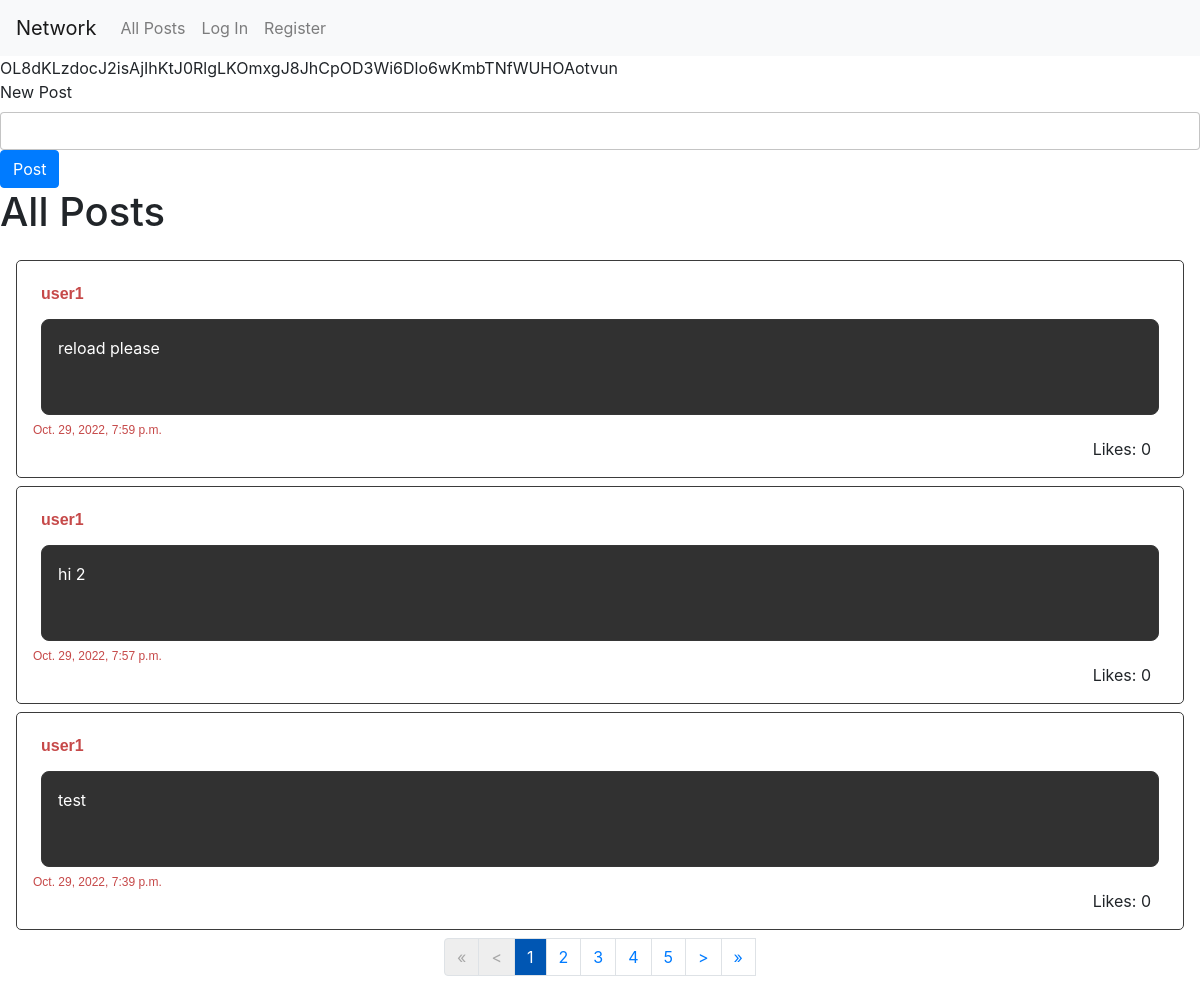
The app's page /, older data.
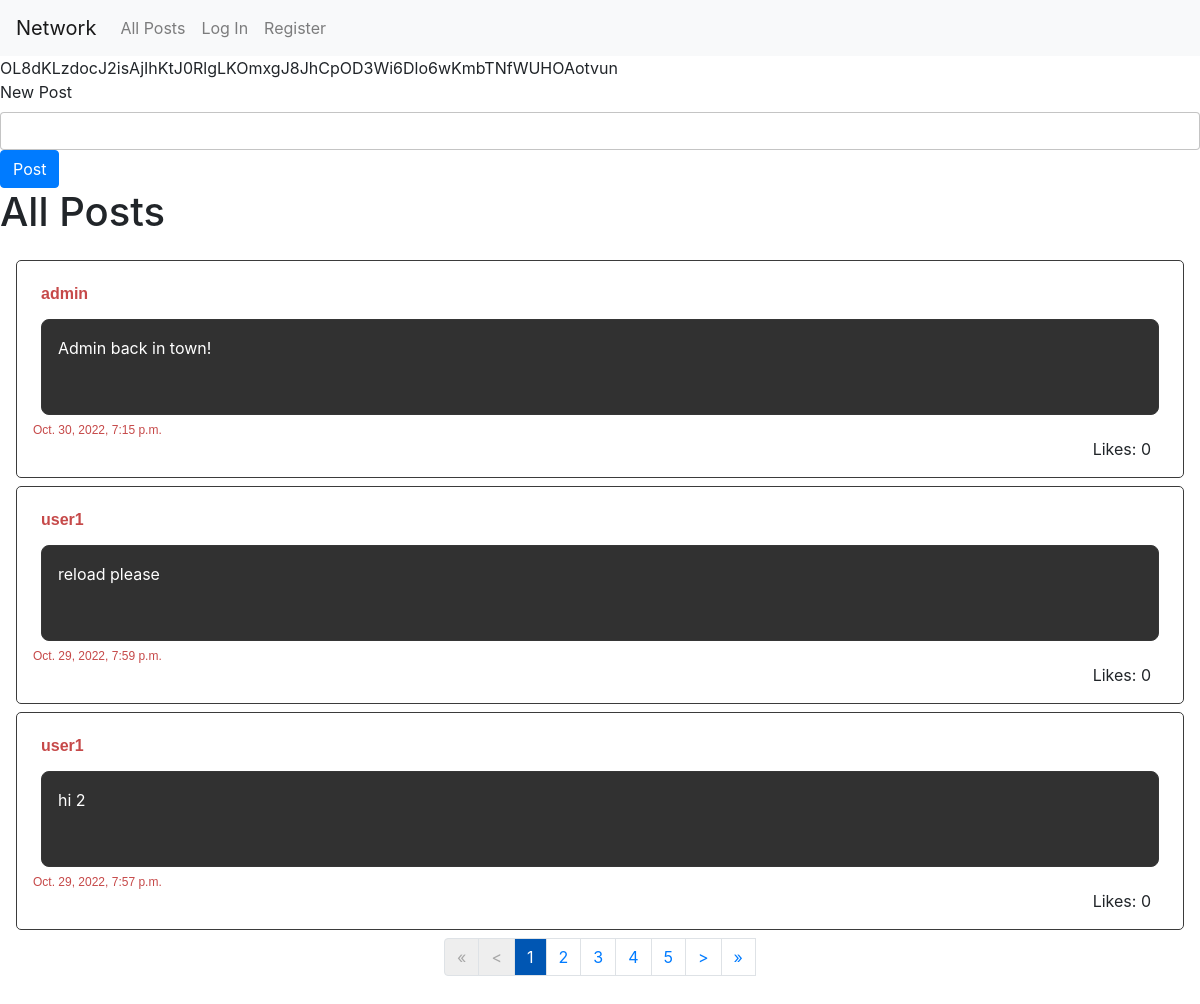
The same page, newer data.
### network/models.py (models this page shows, shortened)
class Post(models.Model):
    user = models.ForeignKey(User, on_delete=models.CASCADE, related_name='poster')
    created = models.DateTimeField(auto_now_add=True)
    content = models.TextField()
    likes = models.IntegerField(default=0)

class User(AbstractUser):
    pass

### network/views.py (the view)
# urls.py: path("", views.PostListAllView.as_view(), name="index"),
class PostListAllView(ListView):
    paginate_by = 3
    model = Post
    ordering = ['-created']
    context_object_name = "posts"
    template_name = "network/index.html"

### network/templates/network/index.html (shortened to what this page needs)
{% extends "network/layout.html" %}
{% block body %}
{{csrf_token}}
<div id='home'>
    {% if profile %}
        <div>
            <h2>{{profile}}</h2>
            <div>followers: {{ followers }}</div>
            <div>following: {{ following }}</div>
            {% if profile != user %}
                <input class="follow-button" type="button"
                    onclick = " (e) =>
                        follow(e, '{{ request.user }}', '{{ profile }}', '{{ following }}');">
                    {% if following%} Unfollow {% else %} Follow {% endif %}
                </input>
            {% endif %}
        </div>
        <h1>{{profile}}'s Posts</h1>
    {% else %}
        <form id="new-post">
            <div>
                <label for="newpost-textarea">New Post</label>
                <input type='text' class="form-control new-post-input" id="newpost-textarea" autocomplete="off">
                <input id='submit-new-post' class="btn btn-primary" type='submit' value='Post'>
            </div>
        </form>
        <h1>All Posts</h1>
    {% endif %}
    <div id="posts">
        {% for post in posts %}
            <div class="post">
                <div>
                    <span class="post-username">{{post.user}}</span>
                </div>
                <div class="post-content">
                    {{post.content}}
                </div>
                <div class="post-created">
                    {{post.created}}
                </div>
                <div class="post-likes">
                    Likes: {{post.likes}}
                </div>
            </div>
        {% endfor %}
        <nav aria-label="Page navigation">
            <ul class="pagination">
                <li class="page-item"><a class="page-link {% if not page_obj.has_previous %} deactivated {% endif %}" href="?page=1">&laquo;</a></li>
                <li class="page-item"><a class="page-link {% if not page_obj.has_previous %} deactivated {% endif %}" href="{% if page_obj.has_previous %} ?page={{ page_obj.previous_page_number }} {% endif %}">&lt;</a></li>
                {% for p in paginator.page_range %}
                    <li class="page-item"><a class="page-link {% if page_obj.number == p %} selected-page {% endif %}" href="?page={{p}}" >{{p}}</a></li>
                {% endfor %}
                <a class="page-link {% if not page_obj.has_next %} deactivated {% endif %}" href="{% if page_obj.has_next %} ?page={{ page_obj.next_page_number }} {% endif %}">&gt;</a>
                <a class="page-link {% if not page_obj.has_next %} deactivated {% endif %}" href="?page={{ paginator.num_pages }}">&raquo;</a>
            </ul>
        </nav>
    </div>
</div>
{% endblock %}

Row changes from the older to the newer data that the page shows:
no longer on this page (row unchanged): Post: user "user1", content "test", created "Oct. 29, 2022, 7:39 p.m.", likes "0"
added Post: user "admin", content "Admin back in town!", created "Oct. 30, 2022, 7:15 p.m.", likes "0"
